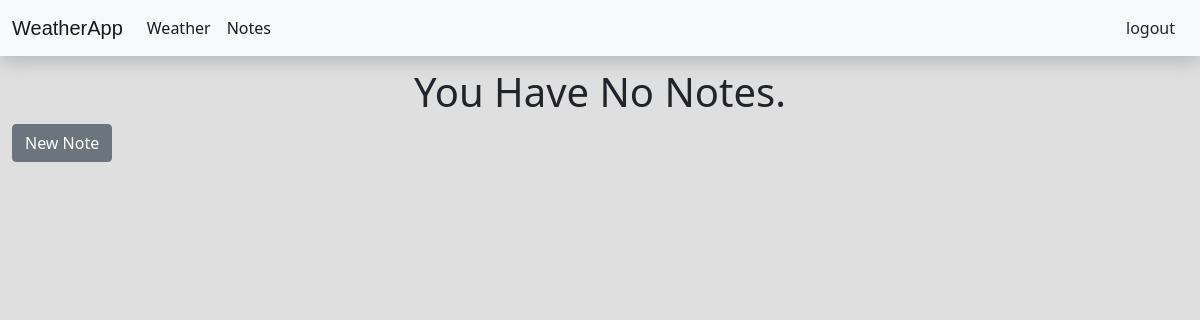
/notes/ (signed in), run on an earlier commit of the app's database.
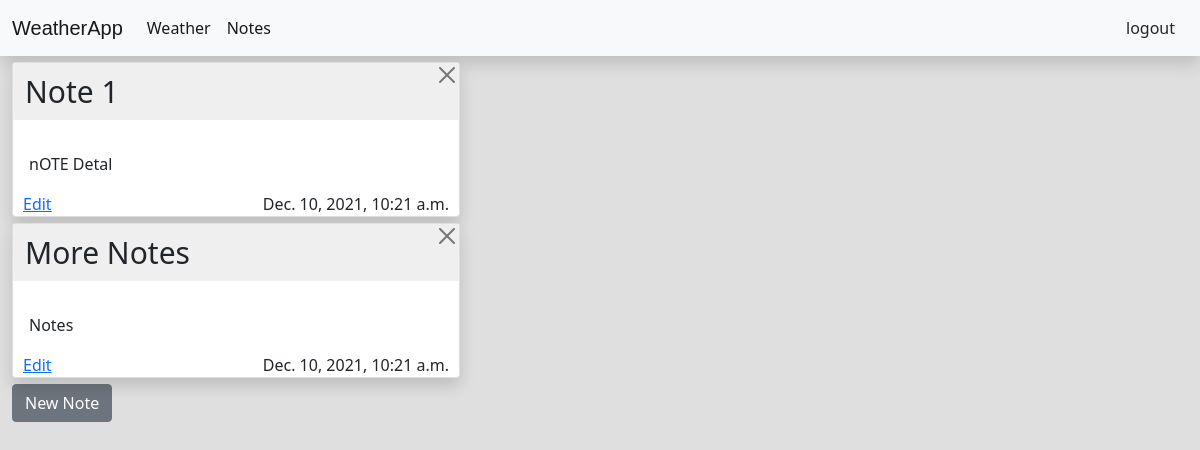
And on a later commit of the database.
### notes/models.py (models this page shows)
class Notes(models.Model):
    user = models.ForeignKey(settings.AUTH_USER_MODEL, on_delete=models.CASCADE)
    note_header = models.CharField(max_length=128, default='')
    note_content = models.TextField(default='')
    datetime = models.DateTimeField(default=datetime.datetime.now())

### notes/views.py (the view)
# urls.py: path('', views.notes_view, name='notes/notes'),
def notes_view(request):
    current_user = request.user
    notes = Notes.objects.filter(user=current_user)
    return render(request, 'notes/notes.html', {'notes': notes})

### notes/templatetags/index.py (called while the page is built)
def count_notes(notes):
    return len(notes)

### notes/templates/notes/notes.html (shortened to what this page needs)
{% extends "base.html" %}
{% load static %}
{% load index %}
{% block content%}
<div class="body">
    <link rel="stylesheet" href="{% static 'notes/style.css'%}">
    {% if notes|count_notes == 0 %}
    <h1 class="no-notes">You Have No Notes.</h1>
    {% endif %}
    <div class="">
            {% for note in notes %}
            <div class="card card-notes shadow" style="width: 28rem;">
                <div style="display:table-cell; vertical-align:middle">
                    <div class="input-group mb-3 grey-title">
                        <h3 class="form-control note-title"
                            aria-label="Recipient's username" aria-describedby="basic-addon2">{{note.note_header}}</h3>
                        <a type="button" class="btn-close delete" name="note_id" href="delete/{{note.id}}"
                           aria-label="Close"></a>
                    </div>
                </div>
                <div class="card-body">
                    <p class="card-text">{{note.note_content}}</p>
                </div>
                <div style="margin-right:10px;">
                    <a href="edit/{{note.id}}" class='edit-style'>Edit</a>
                    <div style="text-align: right;  ">{{note.datetime}}</div>
                </div>
            </div>
            {% endfor %}
        <a href="new" class="btn btn-secondary new-note">New Note</a>
    </div>
</div>
{% endblock %}

### templates/base.html (shortened to what this page needs)
<!doctype html>
<html lang="en">
<head>
    {% load static %}
    <link rel="stylesheet" href="{% static 'base/style.css'%}">
    <link href="https://cdn.jsdelivr.net/npm/bootstrap@5.1.3/dist/css/bootstrap.min.css" rel="stylesheet"
>
</head>
<body class="body">
<nav class="navbar shadow navbar-expand-lg navbar-light bg-light">
    <div class="container-fluid">
        <a class="navbar-brand title" href="/">WeatherApp</a>
        <div class="collapse navbar-collapse" id="navbarSupportedContent">
            <ul class="navbar-nav me-auto mb-2 mb-lg-0">
                <li class="nav-item">
                    <a class="nav-link active" aria-current="page" href="/">Weather</a>
                </li>
                <li class="nav-item">
                    <a class="nav-link {% if request.user.is_authenticated %} active {% else %} disabled {% endif %}" href="/notes">Notes</a>
                </li>
            </ul>
            <form class="d-flex">
                {% if request.user.is_authenticated %}
                <a class="btn " href="/account/logout" role="button">logout</a>
                {% else %}
                <a class="btn " href="/account/register" role="button" style="border-right:2px solid #d0d0e0;">Register</a>
                <a class="btn " href="/account/login" role="button">Log in</a>
                {% endif %}
            </form>
        </div>
    </div>
</nav>
{% block content%} {% endblock %}
</body>
</html>

### _main/static/base/style.css (style rules this page uses)
.title { font-family: Arial, Helvetica, sans-serif; }

### notes/static/notes/style.css (style rules this page uses)
.body { background-color:#dfdfdf; }
.card-notes { margin:0.5%; margin-left:1%; }
.grey-title { background-color:#efefef; }
.note-title { border:none; background-color:#efefef; margin:0%; font-size:30px; margin-bottom:0px; }
.new-note { margin-left:1%; }
.edit-style { text-align: left; float:left; margin-left:10px; }

What changed in the data, as far as the page shows it:
added Notes: note_header "Note 1", note_content "nOTE Detal", datetime "Dec. 10, 2021, 10:21 a.m."
added Notes: note_header "More Notes", note_content "Notes", datetime "Dec. 10, 2021, 10:21 a.m."
Also different on the page:
text no longer shown: "You Have No Notes."
